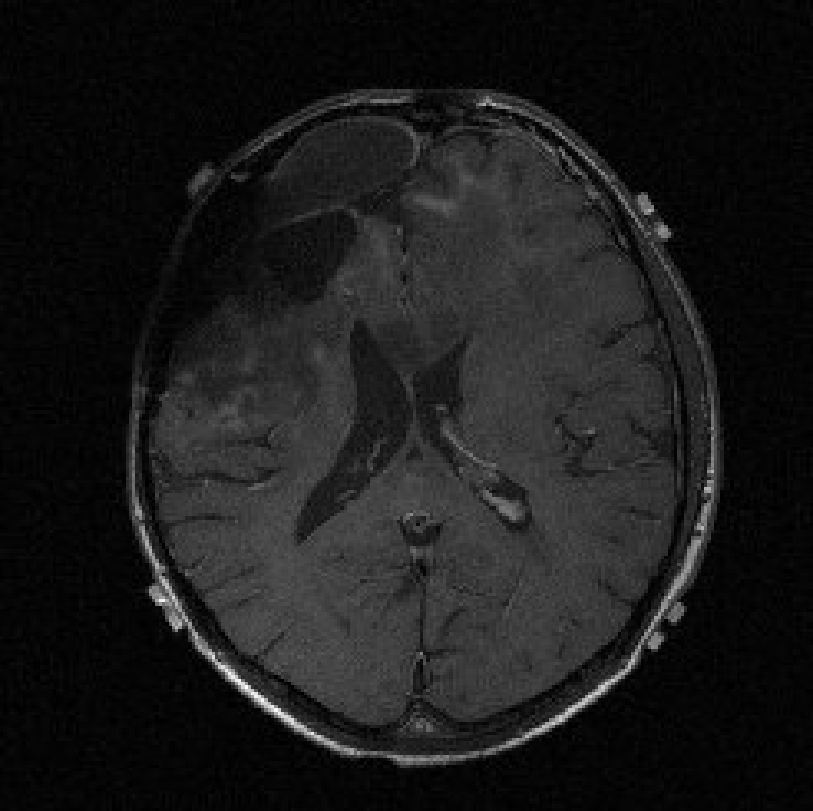
#> input picture fiducial.png, 813 x 811 px
$ python -i hough_transform.py   (imports and definitions only)   (Python 2 division)
#> lines starting #> are read from the running program, lines starting #| are printed output that depends on the picture; after the words box and inside, x2 and y2 are one past the last pixel; in counts of white or black regions, pixels touching at a corner belong together
#> further down, picture is the input picture: shape (811, 813); min 0, max 255, mean 26.4
#!/usr/bin/env python2

from scipy.ndimage.filters import gaussian_filter1d, gaussian_filter
import numpy as np
import cv2
from matplotlib import pyplot as plt

def img_hist(image, hist_filter_sigma=2):
    hist = cv2.calcHist([image], [0], None, [256], [0, 256])
    hist = np.reshape(hist, (len(hist)))
    return gaussian_filter1d(hist, hist_filter_sigma)

def func_minima(func):
    for i in range(len(func)):
        if i > 0 and i < (len(func) -1) and func[i] <= func[i - 1] and\
        func[i] <= func[i + 1]:
            return i

def clahe_img(image, clipLimit=2.0, tileGridSize=(8, 8), verbose=False):
#> called with clipLimit = 2, tileGridSize = (8, 8), verbose = False
    improved = cv2.createCLAHE(clipLimit=clipLimit,
                               tileGridSize=tileGridSize).apply(image)
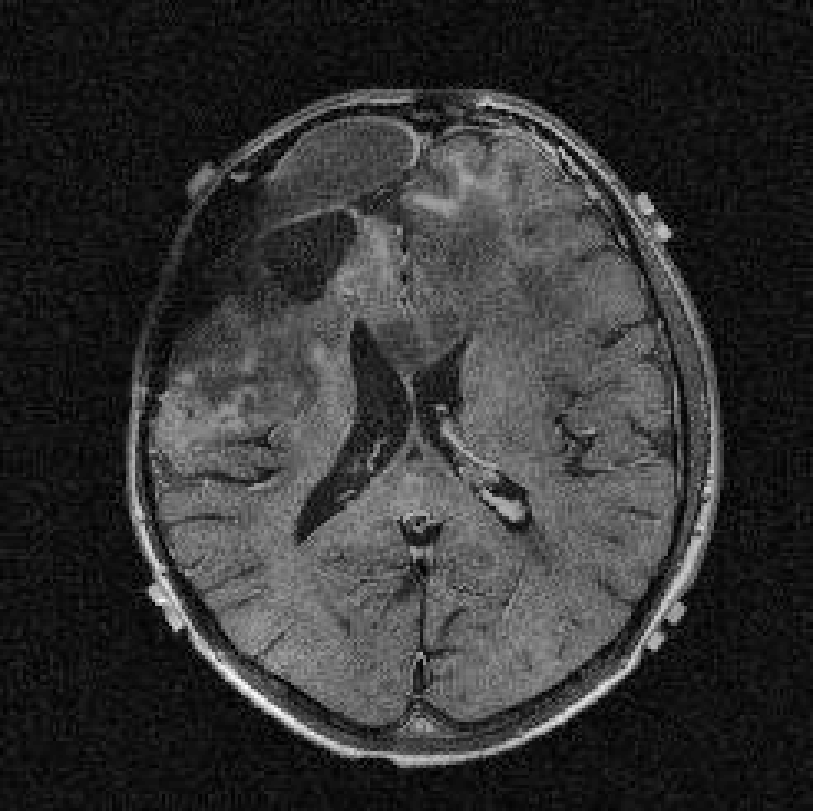
#> improved: shape (811, 813); min 1, max 255, mean 51.2
    if verbose:
        display(improved, 'After CLAHE')
    return improved.astype(np.uint8)

def display(image, title=None, pause=None):
    if pause is None:
        plt.figure()
    if title is not None:
        plt.title(title)

    if display.blank or pause is None:
        display.image = plt.imshow(image, cmap='gray', vmin=0, vmax=255)
        display.blank = False
    else:
        display.image.set_data(image)

    if pause:
        plt.pause(pause)
    else:
        plt.show(block=False)
display.blank = True
display.image = None


def thresh_hist(image, thresh_filter_sigma=2.7, clahe=True,verbose=False,
                **kwargs):
    if clahe:
        image = clahe_img(image, verbose=verbose)
    hist = img_hist(image, **kwargs)
#> in img_hist, `hist = cv2.calcHist([image], [0], None, [256], [0, 256])`: hist = 256 values, max 46390 at index 17, min 0 at index 0, mean 2575.6
#> hist = 256 values, max 21224.5 at index 15, min 5.02 at index 254, mean 2575.6
    threshold = func_minima(hist)
#> the loop in func_minima, `for i in range(len(func)):` made 46 passes
#> threshold = 45
    new_img = np.where(image>=threshold, 255 * np.ones(image.shape),
                       np.zeros(image.shape))
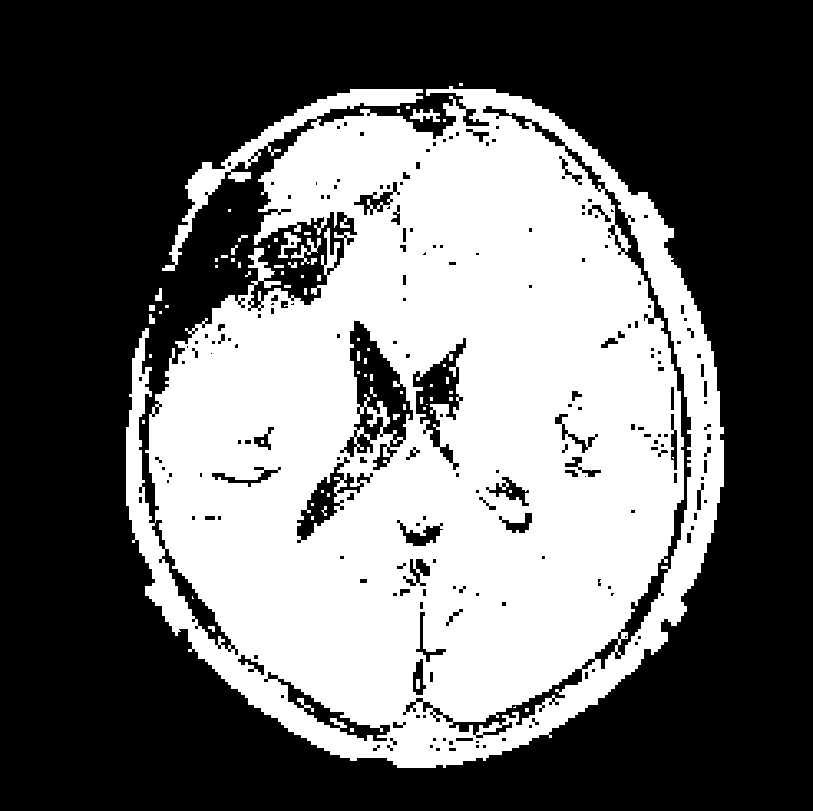
#> new_img: shape (811, 813) float64; 41.5% white; 69 white regions (43 under 20 px), largest, box (x1, y1, x2, y2) and area: (126, 86, 724, 768) 271962, (291, 238, 321, 265) 232, (278, 232, 301, 258) 229
    new_img = gaussian_filter(new_img, thresh_filter_sigma)
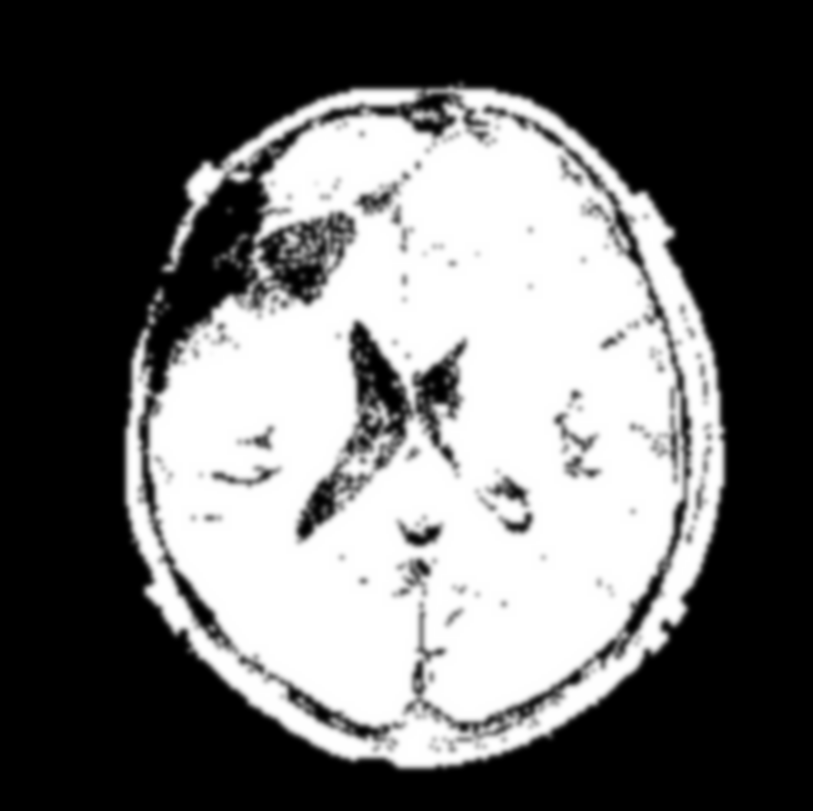
#> new_img: shape (811, 813) float64; min 0, max 255, mean 105.9
    thresh_img = ((new_img.astype(np.float32) / new_img.max()) * 255).astype(
                 np.uint8)

    if verbose:
        plt.figure()
        plt.title('Image Histogram')
        plt.plot(np.arange(len(hist)), hist)
        plt.plot(threshold, hist[threshold], 'rx')
        plt.show(block=False)

        display(thresh_img, 'Thresholded Image')

    return thresh_img

#path=''
# [1 line not run here, left out]
# [1 line that did not run here, left out]
# [1 line that did not run here, left out]

# [2 lines that did not run here, left out]

# [1 line that did not run here, left out]
#(i[0],i[1]) is the center of the circle and i[2] is the radius of the circle
# [10 lines not run here, left out]

>>> import cv2
>>> picture = cv2.imread('fiducial.png', cv2.IMREAD_GRAYSCALE)
>>> result = thresh_hist(picture)
